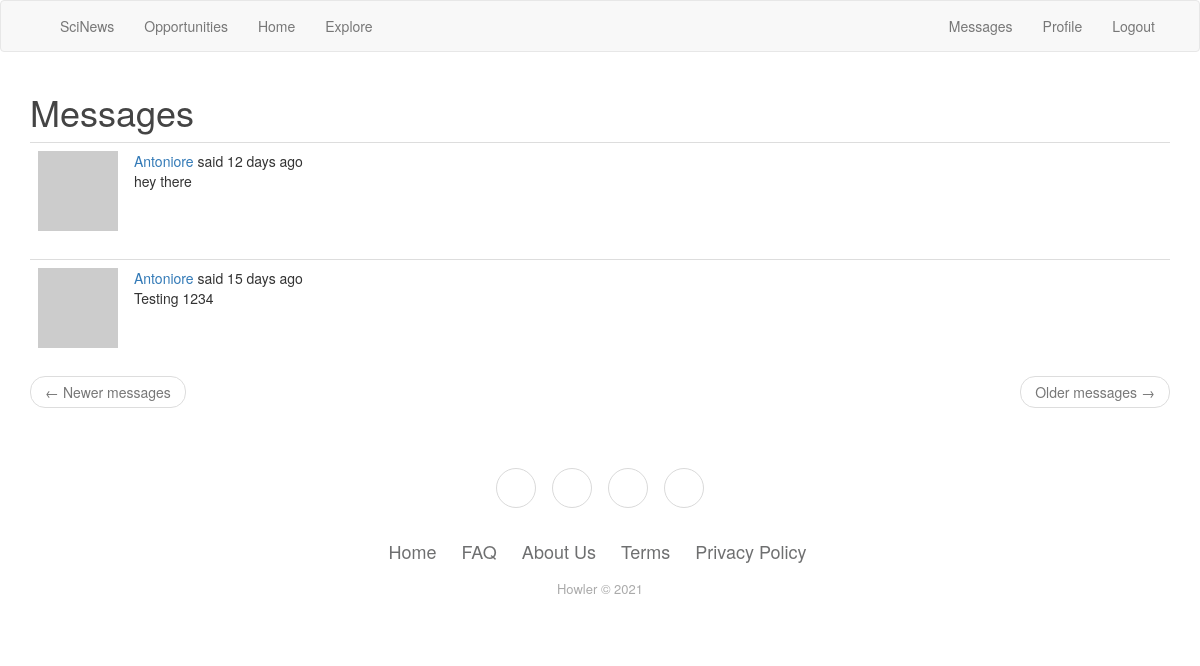
Before: /messages (signed in) with the older database file.
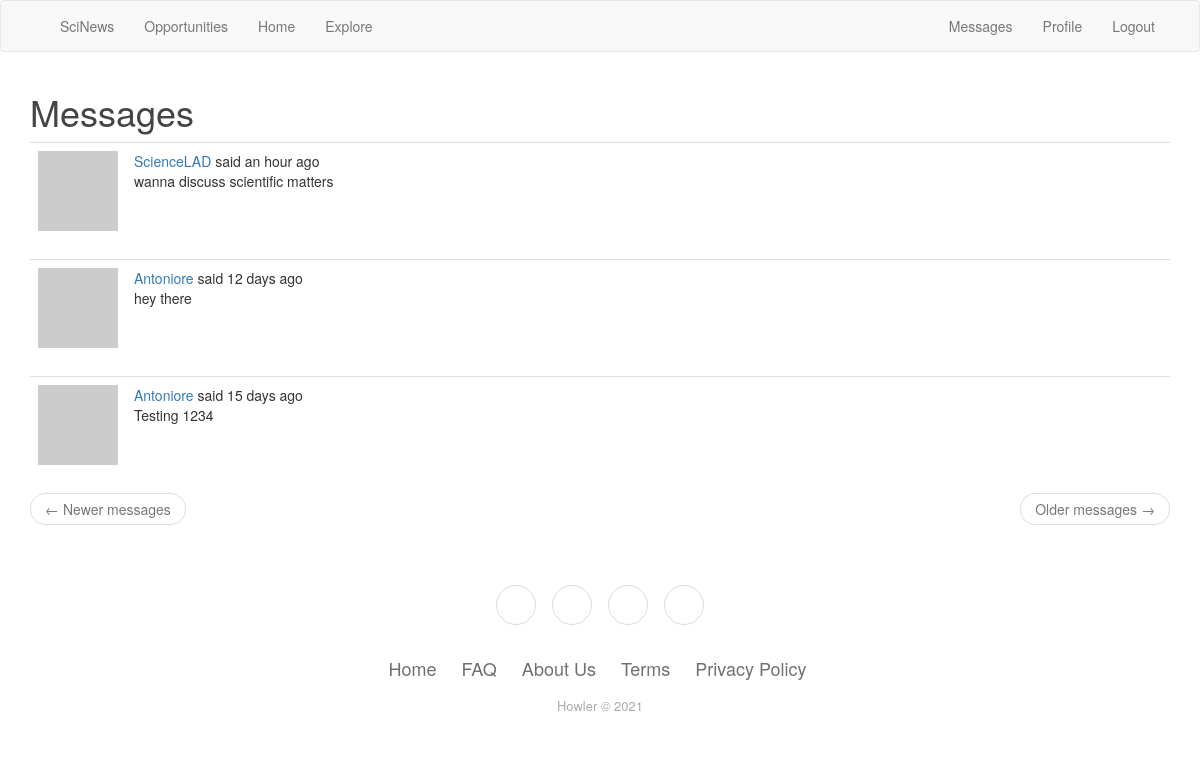
After: the same page with the newer database file.
### app/models.py (models this page shows, shortened)
class Message(db.Model):
    id = db.Column(db.Integer, primary_key=True)
    sender_id = db.Column(db.Integer, db.ForeignKey('user.id'))
    recipient_id = db.Column(db.Integer, db.ForeignKey('user.id'))
    body = db.Column(db.String(140))
    timestamp = db.Column(db.DateTime, index=True, default=datetime.utcnow)

### app/routes.py (the view)
@app.route('/messages')
@login_required
def messages():
    current_user.last_message_read_time = datetime.utcnow()
    db.session.commit()
    page = request.args.get('page', 1, type=int)
    messages = current_user.messages_received.order_by(
        Message.timestamp.desc()).paginate(
            page, current_app.config['POSTS_PER_PAGE'], False)
    next_url = url_for('messages', page=messages.next_num) \
        if messages.has_next else None
    prev_url = url_for('messages', page=messages.prev_num) \
        if messages.has_prev else None
    return render_template('messages.html', messages=messages.items,
                           next_url=next_url, prev_url=prev_url)

### app/models.py (called while the page is built)
@login.user_loader
def load_user(id):
    return User.query.get(int(id))

    def new_messages(self):
        last_read_time = self.last_message_read_time or datetime(1900, 1, 1)
        return Message.query.filter_by(recipient=self).filter(
            Message.timestamp > last_read_time).count()

    def avatar(self, size):
        digest = md5(self.email.lower().encode('utf-8')).hexdigest()
        return 'https://www.gravatar.com/avatar/{}?d=identicon&s={}'.format(
            digest, size)

### app/routes.py (called while the page is built)
@app.before_request  #Checks if user is logged to know when they have been last seen.
def before_request():
    if current_user.is_authenticated:
        current_user.last_seen = datetime.utcnow()
        db.session.commit()
    g.locale = str(get_locale())

@app.before_request
def before_request():
    g.locale = str(get_locale())

### app/templates/messages.html
{% extends "base.html" %}
{% block app_content %}
    <h1>{{ _('Messages') }}</h1>
    {% for post in messages %}
        {% include '__post.html' %}
    {% endfor %}
    <nav aria-label="...">
        <ul class="pager">
            <li class="previous{% if not prev_url %} disabled{% endif %}">
                <a href="{{ prev_url or '#' }}">
                    <span aria-hidden="true">&larr;</span> {{ _('Newer messages') }}
                </a>
            </li>
            <li class="next{% if not next_url %} disabled{% endif %}">
                <a href="{{ next_url or '#' }}">
                    {{ _('Older messages') }} <span aria-hidden="true">&rarr;</span>
                </a>
            </li>
        </ul>
    </nav>
{% endblock %}

### app/templates/__post.html (shortened to what this page needs)
<table class="table table-hover">
        <tr>
            <td width="70px">
                <a href="{{ url_for('user', username=post.author.username) }}">
                    <img src="{{ post.author.avatar(70) }}" />
                </a>
            </td>
            <td>
                {{ _('%(username)s said %(when)s',
                    username=user_link, when=moment(post.timestamp).fromNow()) }}
                <br>
                <span id="post{{ post.id }}">{{ post.body }}</span>
            </td>
        </tr>
    </table>

Changed rows visible on the page:
added Message: body "wanna discuss scientific matters"
